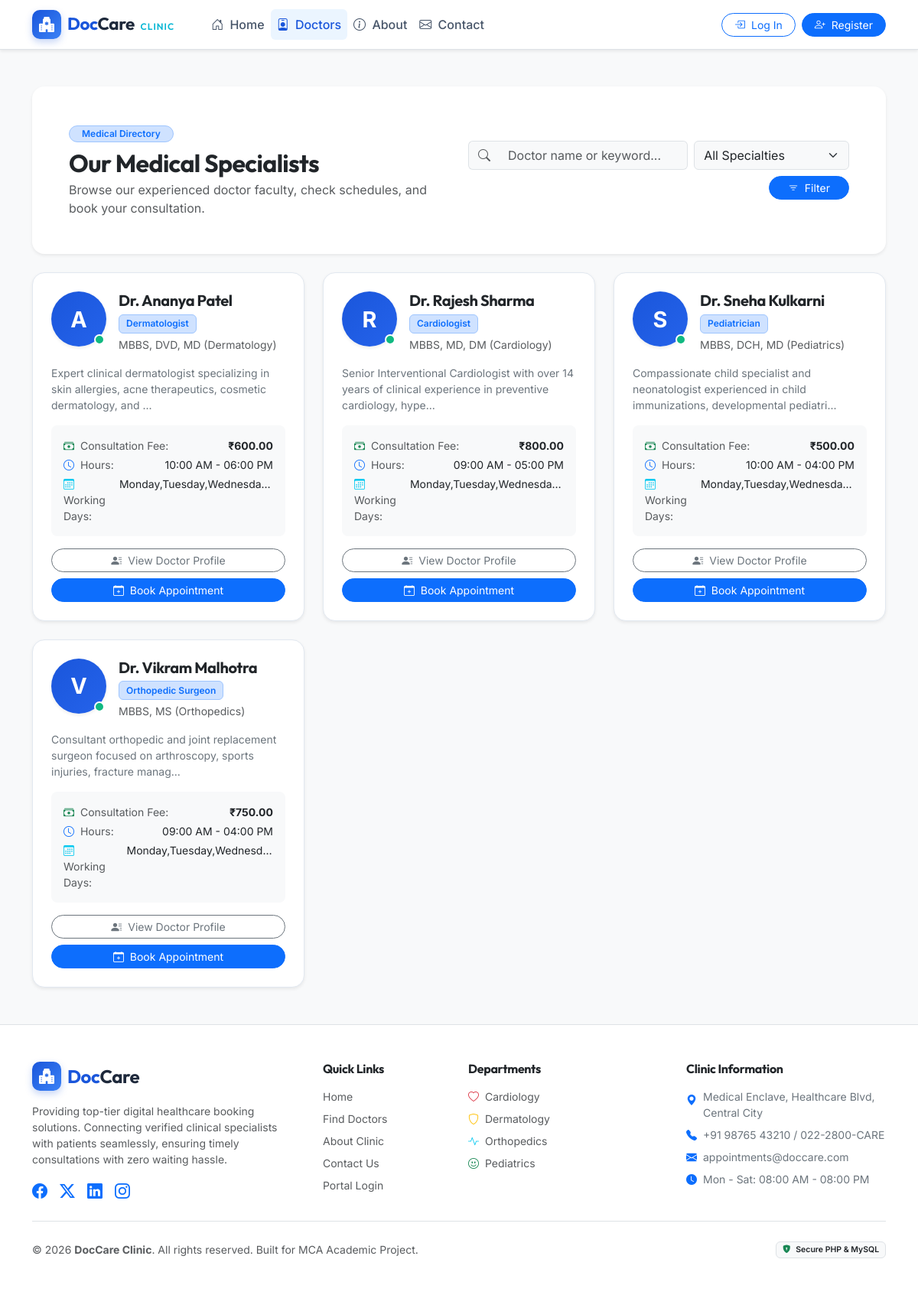
The app's page /doctors.php with its own data.
### tables this page shows
CREATE TABLE `doctors` (
  `id` INT AUTO_INCREMENT PRIMARY KEY,
  `user_id` INT NOT NULL UNIQUE,
  `specialization` VARCHAR(100) NOT NULL,
  `qualification` VARCHAR(100) NOT NULL,
  `consultation_fee` DECIMAL(10,2) NOT NULL DEFAULT 500.00,
  `available_days` VARCHAR(255) NOT NULL DEFAULT 'Monday,Tuesday,Wednesday,Thursday,Friday',
  `start_time` TIME NOT NULL DEFAULT '09:00:00',
  `end_time` TIME NOT NULL DEFAULT '17:00:00',
  `slot_duration` INT NOT NULL DEFAULT 30,  
  `status` ENUM('active', 'inactive') NOT NULL DEFAULT 'active',
  `bio` TEXT NULL,
  CONSTRAINT `fk_doctors_user` FOREIGN KEY (`user_id`) REFERENCES `users` (`id`) ON DELETE CASCADE
);

CREATE TABLE `users` (
  `id` INT AUTO_INCREMENT PRIMARY KEY,
  `name` VARCHAR(100) NOT NULL,
  `email` VARCHAR(100) NOT NULL UNIQUE,
  `phone` VARCHAR(20) NOT NULL,
  `password` VARCHAR(255) NOT NULL,
  `role` ENUM('patient', 'doctor', 'admin') NOT NULL DEFAULT 'patient',
  `created_at` TIMESTAMP DEFAULT CURRENT_TIMESTAMP
);

### includes/functions.php (called while the page is built, shortened)
<?php
function e($value) {
    return htmlspecialchars((string)($value ?? ''), ENT_QUOTES, 'UTF-8');
}
function format_time($time) {
    $timestamp = strtotime($time);
    return $timestamp ? date('h:i A', $timestamp) : 'N/A';
}

### doctors.php (the view, shortened to what this page needs)
<?php
require_once __DIR__ . '/includes/functions.php';
$search = trim($_GET['search'] ?? '');
$pdo = get_db_connection();
$sql = "
    SELECT d.*, u.name, u.email, u.phone
    FROM doctors d
    JOIN users u ON d.user_id = u.id
    WHERE d.status = 'active'
";
$params = [];
$sql .= " ORDER BY u.name ASC";
$stmt = $pdo->prepare($sql);
$stmt->execute($params);
$doctors = $stmt->fetchAll();
require_once __DIR__ . '/includes/header.php';
require_once __DIR__ . '/includes/navbar.php';
?>
<div class="container py-5">
    <div class="card border-0 shadow-sm rounded-4 mb-4 bg-white">
        <div class="card-body p-4 p-md-5">
            <div class="row align-items-center g-4">
                <div class="col-lg-6">
                    <span class="badge bg-primary-subtle text-primary border border-primary-subtle px-3 py-1 rounded-pill mb-2">
                        Medical Directory
                    </span>
                    <h2 class="fw-bold mb-1">Our Medical Specialists</h2>
                    <p class="text-muted mb-0">Browse our experienced doctor faculty, check schedules, and book your consultation.</p>
                </div>
                <div class="col-lg-6">
                    <form action="<?php echo BASE_URL; ?>/doctors.php" method="GET" class="row g-2">
                        <div class="col-md-7">
                            <div class="input-group">
                                <span class="input-group-text bg-light border-end-0 text-muted"><i class="bi bi-search"></i></span>
                                <input type="text" name="search" class="form-control bg-light border-start-0" placeholder="Doctor name or keyword..." value="<?php echo e($search); ?>">
                            </div>
                        </div>
                        <div class="col-md-5">
                            <select name="specialization" class="form-select bg-light">
                                <option value="">All Specialties</option>
                            </select>
                        </div>
                        <div class="col-12 d-flex justify-content-end gap-2 mt-2">
                            <button type="submit" class="btn btn-primary btn-sm rounded-pill px-4">
                                <i class="bi bi-filter me-1"></i> Filter
                            </button>
                        </div>
                    </form>
                </div>
            </div>
        </div>
    </div>
    <div class="row g-4">
        <?php if (empty($doctors)): ?>
            <div class="col-12">
                <div class="card border-0 shadow-sm rounded-4 text-center py-5 bg-white">
                    <div class="card-body">
                        <i class="bi bi-person-x text-muted" style="font-size: 3.5rem;"></i>
                        <h4 class="fw-bold text-dark mt-3">No Doctors Found</h4>
                        <p class="text-muted max-w-500 mx-auto">We couldn't find any active doctors matching your search criteria. Try resetting filters or searching with another term.</p>
                        <a href="<?php echo BASE_URL; ?>/doctors.php" class="btn btn-primary rounded-pill px-4">
                            View All Doctors
                        </a>
                    </div>
                </div>
            </div>
        <?php else: ?>
            <?php foreach ($doctors as $doc): ?>
                <div class="col-lg-4 col-md-6">
                    <div class="card h-100 doctor-card p-4 shadow-sm">
                        <div class="d-flex align-items-start gap-3 mb-3">
                            <div class="doc-avatar-wrapper flex-shrink-0">
                                <div class="avatar-circle-lg shadow-sm">
                                    <?php echo strtoupper(substr($doc['name'], 4, 1) ?: substr($doc['name'], 0, 1)); ?>
                                </div>
                                <span class="doc-status-dot active"></span>
                            </div>
                            <div>
                                <h5 class="fw-bold text-dark mb-1"><?php echo e($doc['name']); ?></h5>
                                <span class="badge bg-primary-subtle text-primary border border-primary-subtle mb-1">
                                    <?php echo e($doc['specialization']); ?>
                                </span>
                                <div class="text-muted small"><?php echo e($doc['qualification']); ?></div>
                            </div>
                        </div>
                        <p class="small text-secondary mb-3 flex-grow-1" style="min-height: 40px;">
                            <?php echo e(mb_strimwidth($doc['bio'] ?? 'Dedicated specialist focused on comprehensive diagnostics and modern patient care.', 0, 110, '...')); ?>
                        </p>
                        <div class="bg-light p-3 rounded-3 mb-3 small">
                            <div class="d-flex justify-content-between mb-1">
                                <span class="text-muted"><i class="bi bi-cash-stack text-success me-1"></i> Consultation Fee:</span>
                                <strong class="text-dark">₹<?php echo number_format($doc['consultation_fee'], 2); ?></strong>
                            </div>
                            <div class="d-flex justify-content-between mb-1">
                                <span class="text-muted"><i class="bi bi-clock text-primary me-1"></i> Hours:</span>
                                <span class="text-dark"><?php echo format_time($doc['start_time']); ?> - <?php echo format_time($doc['end_time']); ?></span>
                            </div>
                            <div class="d-flex justify-content-between">
                                <span class="text-muted"><i class="bi bi-calendar3 text-info me-1"></i> Working Days:</span>
                                <span class="text-dark text-truncate ms-2" title="<?php echo e($doc['available_days']); ?>"><?php echo e($doc['available_days']); ?></span>
                            </div>
                        </div>
                        <div class="d-grid gap-2">
                            <a href="<?php echo BASE_URL; ?>/doctor-profile.php?id=<?php echo $doc['id']; ?>" class="btn btn-outline-secondary btn-sm rounded-pill">
                                <i class="bi bi-person-lines-fill me-1"></i> View Doctor Profile
                            </a>
                            <a href="<?php echo BASE_URL; ?>/patient/book-appointment.php?doctor_id=<?php echo $doc['id']; ?>" class="btn btn-primary btn-sm rounded-pill">
                                <i class="bi bi-calendar-plus me-1"></i> Book Appointment
                            </a>
                        </div>
                    </div>
                </div>
            <?php endforeach; ?>
        <?php endif; ?>
    </div>
</div>
<?php require_once __DIR__ . '/includes/footer.php'; ?>

### assets/css/style.css (style rules this page uses)
:root { --doc-primary: #1a56db; --doc-primary-hover: #1342a8; --doc-primary-light: #ebf5ff; --doc-secondary: #0e9f6e; --doc-accent: #06b6d4; --doc-dark: #1e293b; --doc-muted: #64748b; --doc-border: #e2e8f0; --doc-bg-soft: #f8fafc; --doc-card-shadow: 0 4px 6px -1px rgba(0, 0, 0, 0.05), 0 2px 4px -2px rgba(0, 0, 0, 0.05); --doc-card-shadow-hover: 0 10px 15px -3px rgba(26, 86, 219, 0.1), 0 4px 6px -4px rgba(26, 86, 219, 0.1); }
body { font-family: 'Inter', -apple-system, BlinkMacSystemFont, "Segoe UI", Roboto, sans-serif; color: var(--doc-dark); background-color: var(--doc-bg-soft); min-height: 100vh; display: flex; flex-direction: column; }
h1, h2, h3, h4, h5, h6, .brand-text { font-family: 'Outfit', 'Inter', sans-serif; letter-spacing: -0.02em; }
.avatar-circle-lg { width: 72px; height: 72px; border-radius: 50%; display: inline-flex; align-items: center; justify-content: center; font-weight: 700; font-size: 1.8rem; background: linear-gradient(135deg, var(--doc-primary), #2563eb); color: #ffffff; }
.doctor-card { transition: all 0.25s ease-in-out; border: 1px solid var(--doc-border); border-radius: 1rem; background-color: #ffffff; }
.doc-avatar-wrapper { position: relative; display: inline-block; }
.doc-status-dot { position: absolute; bottom: 2px; right: 2px; width: 14px; height: 14px; border-radius: 50%; border: 2px solid #ffffff; }
.doc-status-dot.active { background-color: #10b981; }
.badge { font-weight: 600; padding: 0.45em 0.75em; border-radius: 6px; }

### records on screen
doctors: user.name "A", user.name "Dr. Ananya Patel", specialization "Dermatologist", qualification "MBBS, DVD, MD (Dermatology)", bio "Expert clinical dermatologist specializing in skin allergies, acne therapeutics, cosmetic dermatology, and ...", consultation_fee "600.00", start_time "10:00 AM", end_time "06:00 PM", available_days "Monday,Tuesday,Wednesda…"
doctors: user.name "R", user.name "Dr. Rajesh Sharma", specialization "Cardiologist", qualification "MBBS, MD, DM (Cardiology)", bio "Senior Interventional Cardiologist with over 14 years of clinical experience in preventive cardiology, hype...", consultation_fee "800.00", start_time "09:00 AM", end_time "05:00 PM", available_days "Monday,Tuesday,Wednesda…"
doctors: user.name "S", user.name "Dr. Sneha Kulkarni", specialization "Pediatrician", qualification "MBBS, DCH, MD (Pediatrics)", bio "Compassionate child specialist and neonatologist experienced in child immunizations, developmental pediatri...", consultation_fee "500.00", start_time "10:00 AM", end_time "04:00 PM", available_days "Monday,Tuesday,Wednesda…"
doctors: user.name "V", user.name "Dr. Vikram Malhotra", specialization "Orthopedic Surgeon", qualification "MBBS, MS (Orthopedics)", bio "Consultant orthopedic and joint replacement surgeon focused on arthroscopy, sports injuries, fracture manag...", consultation_fee "750.00", start_time "09:00 AM", end_time "04:00 PM", available_days "Monday,Tuesday,Wednesd…"
